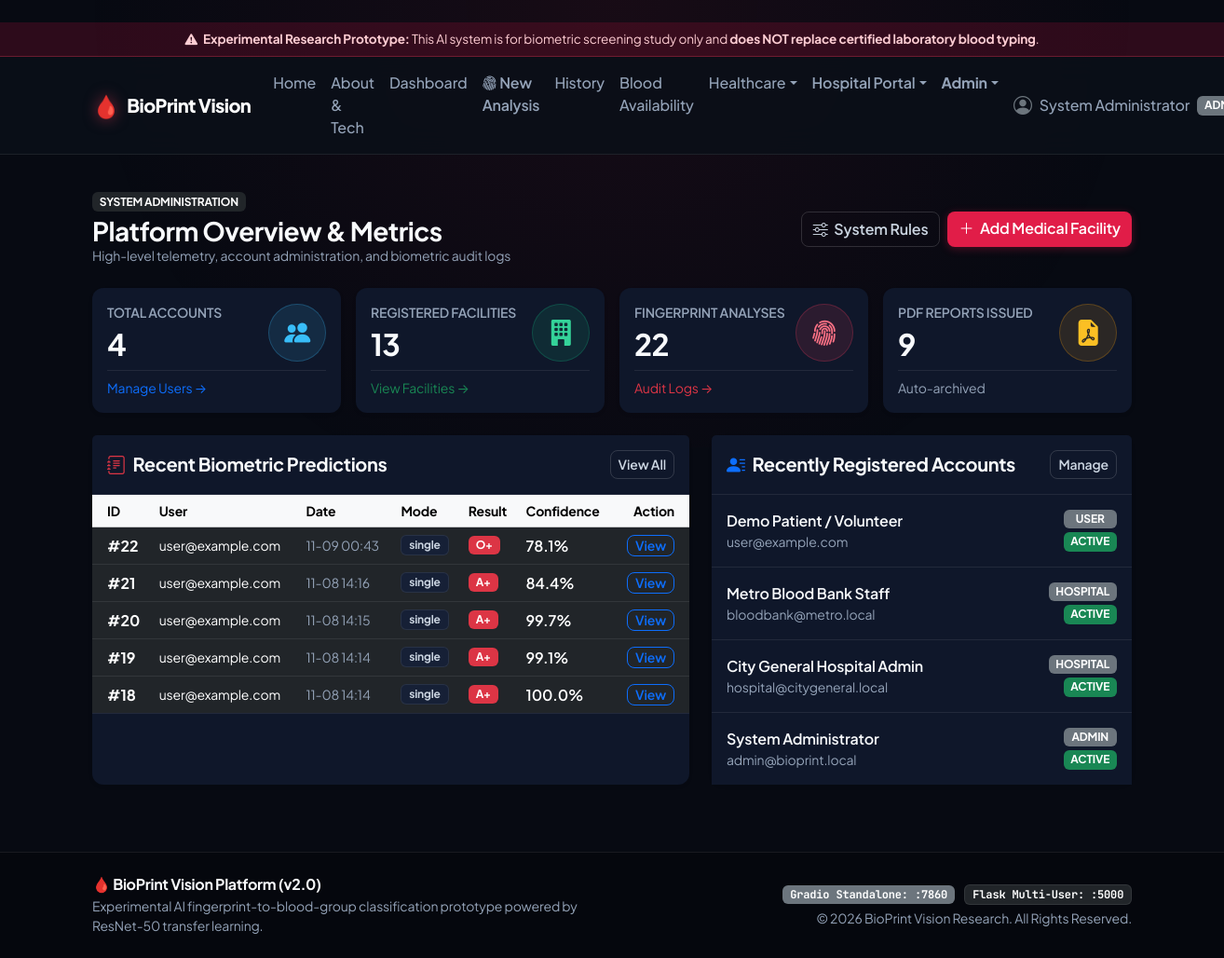
The app's page /admin/dashboard (signed in), older data.
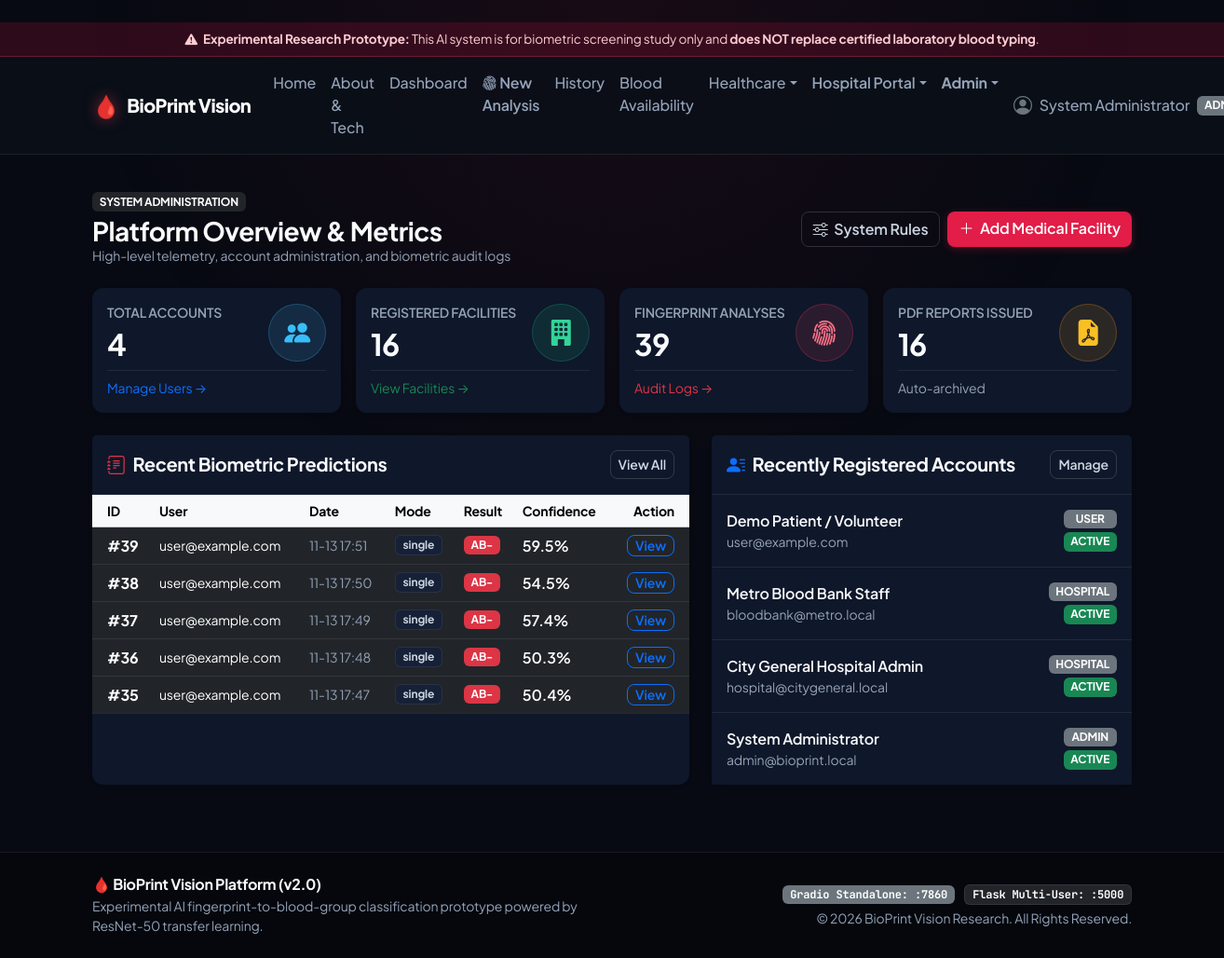
The same page, newer data.
### database/models.py (models this page shows, shortened)
class Analysis(db.Model):
    __tablename__ = "analyses"
    id = db.Column(db.Integer, primary_key=True, autoincrement=True)
    user_id = db.Column(db.Integer, db.ForeignKey("users.id", ondelete="CASCADE"), nullable=False, index=True)
    final_blood_group = db.Column(db.String(10), nullable=False, index=True)
    final_confidence = db.Column(db.Float, nullable=False)
    fingerprints_detected = db.Column(db.Integer, nullable=False, default=1)
    fingerprints_analyzed = db.Column(db.Integer, nullable=False, default=1)
    fingerprints_excluded = db.Column(db.Integer, nullable=False, default=0)
    agreement_percentage = db.Column(db.Float, nullable=False, default=100.0)
    mode = db.Column(db.String(20), nullable=False, default="single")  # single, multiple
    image_path = db.Column(db.String(255), nullable=True)
    annotated_image_path = db.Column(db.String(255), nullable=True)
    notes = db.Column(db.Text, nullable=True)
    created_at = db.Column(db.DateTime, nullable=False, default=datetime.utcnow, index=True)
    fingerprints = db.relationship("FingerprintResult", backref="analysis", lazy=True, cascade="all, delete-orphan")
    reports = db.relationship("Report", backref="analysis", lazy=True, cascade="all, delete-orphan")

class User(db.Model):
    __tablename__ = "users"
    id = db.Column(db.Integer, primary_key=True, autoincrement=True)
    name = db.Column(db.String(120), nullable=False)
    email = db.Column(db.String(150), unique=True, nullable=False, index=True)
    password_hash = db.Column(db.String(255), nullable=False)
    role = db.Column(db.String(20), nullable=False, default="USER", index=True)  # USER, HOSPITAL, ADMIN
    status = db.Column(db.String(20), nullable=False, default="ACTIVE")          # ACTIVE, INACTIVE, SUSPENDED
    created_at = db.Column(db.DateTime, nullable=False, default=datetime.utcnow)
    updated_at = db.Column(db.DateTime, nullable=False, default=datetime.utcnow, onupdate=datetime.utcnow)
    analyses = db.relationship("Analysis", backref="user", lazy=True, cascade="all, delete-orphan")
    facilities = db.relationship("Facility", backref="owner", lazy=True)

### routes/admin.py (the view)
@admin_bp.route("/admin/dashboard")
@role_required("ADMIN")
def dashboard():
    stats = {
        "users_count": User.query.count(),
        "facilities_count": Facility.query.count(),
        "analyses_count": Analysis.query.count(),
        "reports_count": Report.query.count(),
    }
    recent_users = User.query.order_by(User.created_at.desc()).limit(5).all()
    recent_analyses = Analysis.query.order_by(Analysis.created_at.desc()).limit(5).all()
    return render_template(
        "admin/dashboard.html",
        stats=stats,
        recent_users=recent_users,
        recent_analyses=recent_analyses,
    )

### routes/auth.py (called while the page is built)
def get_current_user():
    user_id = session.get("user_id")
    if user_id:
        return db.session.get(User, user_id)
    return None

def role_required(*allowed_roles):
    def decorator(f):
        @wraps(f)
        def decorated_function(*args, **kwargs):
            if "user_id" not in session:
                flash("Please sign in to access this page.", "warning")
                return redirect(url_for("auth.login", next=request.path))
            user = get_current_user()
            if not user or user.role not in allowed_roles:
                flash("Access denied: You do not possess the required authorization for this area.", "danger")
                return redirect(url_for("main.dashboard"))
            return f(*args, **kwargs)
        return decorated_function
    return decorator

@auth_bp.before_app_request
def load_logged_in_user():
    g.user = get_current_user()

### templates/admin/dashboard.html (shortened to what the changed rows need)
﻿{% extends "base.html" %}
{% block content %}
<div class="container-fluid px-0">
    <div class="d-flex flex-wrap justify-content-between align-items-center mb-4 gap-2">
        <div>
            <h2 class="h3 fw-bold mb-0">Platform Overview & Metrics</h2>
        </div>
    </div>
    <div class="row g-3 mb-4">
        <div class="col-md-3">
            <div class="card border-0 shadow-sm p-3">
                <div class="d-flex justify-content-between align-items-center">
                    <div>
                        <h2 class="fw-bold text-dark mb-0 mt-1">{{ stats.users_count }}</h2>
                    </div>
                </div>
            </div>
        </div>
        <div class="col-md-3">
            <div class="card border-0 shadow-sm p-3">
                <div class="d-flex justify-content-between align-items-center">
                    <div>
                        <span class="text-muted small fw-semibold text-uppercase">Registered Facilities</span>
                        <h2 class="fw-bold text-dark mb-0 mt-1">{{ stats.facilities_count }}</h2>
                    </div>
                </div>
            </div>
        </div>
        <div class="col-md-3">
            <div class="card border-0 shadow-sm p-3">
                <div class="d-flex justify-content-between align-items-center">
                    <div>
                        <span class="text-muted small fw-semibold text-uppercase">Fingerprint Analyses</span>
                        <h2 class="fw-bold text-dark mb-0 mt-1">{{ stats.analyses_count }}</h2>
                    </div>
                </div>
            </div>
        </div>
        <div class="col-md-3">
            <div class="card border-0 shadow-sm p-3">
                <div class="d-flex justify-content-between align-items-center">
                    <div>
                        <span class="text-muted small fw-semibold text-uppercase">PDF Reports Issued</span>
                        <h2 class="fw-bold text-dark mb-0 mt-1">{{ stats.reports_count }}</h2>
                    </div>
                </div>
            </div>
        </div>
    </div>
    <div class="row g-4">
        <div class="col-lg-7">
            <div class="card border-0 shadow-sm h-100">
                <div class="card-body p-0">
                    <div class="table-responsive">
                        <table class="table table-hover align-middle mb-0">
                            <thead class="table-light small">
                                <tr>
                                    <th class="ps-3">ID</th>
                                    <th>User</th>
                                    <th>Date</th>
                                    <th>Mode</th>
                                    <th>Result</th>
                                    <th>Confidence</th>
                                    <th class="text-end pe-3">Action</th>
                                </tr>
                            </thead>
                            <tbody>
                                {% for a in recent_analyses %}
                                <tr>
                                    <td class="ps-3 fw-bold">#{{ a.id }}</td>
                                    <td class="small">{{ a.user.email if a.user else 'N/A' }}</td>
                                    <td class="small text-muted">{{ a.created_at.strftime('%m-%d %H:%M') }}</td>
                                    <td><span class="badge bg-light text-dark border">{{ a.mode }}</span></td>
                                    <td><span class="badge bg-danger">{{ a.final_blood_group }}</span></td>
                                    <td class="fw-semibold">{{ "%.1f"|format(a.final_confidence) }}%</td>
                                    <td class="text-end pe-3">
                                        <a href="{{ url_for('analysis.view_analysis', analysis_id=a.id) }}" class="btn btn-sm btn-outline-primary py-0">View</a>
                                    </td>
                                </tr>
                                {% else %}
                                <tr><td colspan="7" class="text-center py-4 text-muted">No analyses recorded yet.</td></tr>
                                {% endfor %}
                            </tbody>
                        </table>
                    </div>
                </div>
            </div>
        </div>
        <div class="col-lg-5">
            <div class="card border-0 shadow-sm h-100">
                <div class="card-body p-0">
                    <ul class="list-group list-group-flush">
                        {% for u in recent_users %}
                        <li class="list-group-item d-flex justify-content-between align-items-center p-3">
                            <div>
                                <div class="fw-semibold text-dark">{{ u.name }}</div>
                                <div class="text-muted small">{{ u.email }}</div>
                            </div>
                            <div class="text-end">
                                <span class="badge bg-secondary mb-1 d-block">{{ u.role }}</span>
                                <span class="badge bg-{{ u.status|badge_color }} small">{{ u.status }}</span>
                            </div>
                        </li>
                        {% else %}
                        <li class="list-group-item text-center py-4 text-muted">No users registered.</li>
                        {% endfor %}
                    </ul>
                </div>
            </div>
        </div>
    </div>
</div>
{% endblock %}

### templates/base.html (shortened to what the changed rows need)
<!DOCTYPE html>
<html lang="en" data-bs-theme="dark">
<head>
    <link href="https://cdn.jsdelivr.net/npm/bootstrap@5.3.3/dist/css/bootstrap.min.css" rel="stylesheet">
    <link href="https://cdn.jsdelivr.net/npm/bootstrap-icons@1.11.3/font/bootstrap-icons.min.css" rel="stylesheet">
</head>
<body>
    <nav class="navbar navbar-expand-lg navbar-dark sticky-top py-2">
        <div class="container position-relative">
            <div class="collapse navbar-collapse" id="navbarMain">
                <ul class="navbar-nav ms-auto mb-2 mb-lg-0 align-items-center">
                    {% if g.user %}
                    <li class="nav-item dropdown">
                        <a class="nav-link dropdown-toggle d-flex align-items-center" href="#" data-bs-toggle="dropdown">
                            <i class="bi bi-person-circle fs-5 me-2 text-secondary"></i>
                            <span>{{ g.user.name }}</span>
                            <span class="badge bg-secondary ms-2">{{ g.user.role }}</span>
                        </a>
                    </li>
                    {% endif %}
                </ul>
            </div>
        </div>
    </nav>
    <main class="container py-4 flex-grow-1 position-relative" style="z-index: 1;">
        {% block content %}{% endblock %}
    </main>
</body>
</html>

Row changes from the older to the newer data that the page shows:
no longer on this page (row unchanged): Analysis: id "22", user "user@example.com", created_at "11-09 00:43", mode "single", final_blood_group "O+", final_confidence "78.1"
no longer on this page (row unchanged): Analysis: id "21", user "user@example.com", created_at "11-08 14:16", mode "single", final_blood_group "A+", final_confidence "84.4"
no longer on this page (row unchanged): Analysis: id "20", user "user@example.com", created_at "11-08 14:15", mode "single", final_blood_group "A+", final_confidence "99.7"
no longer on this page (row unchanged): Analysis: id "19", user "user@example.com", created_at "11-08 14:14", mode "single", final_blood_group "A+", final_confidence "99.1"
no longer on this page (row unchanged): Analysis: id "18", user "user@example.com", created_at "11-08 14:14", mode "single", final_blood_group "A+", final_confidence "100.0"
added Analysis: id "39", user "user@example.com", created_at "11-13 17:51", mode "single", final_blood_group "AB-", final_confidence "59.5"
added Analysis: id "38", user "user@example.com", created_at "11-13 17:50", mode "single", final_blood_group "AB-", final_confidence "54.5"
added Analysis: id "37", user "user@example.com", created_at "11-13 17:49", mode "single", final_blood_group "AB-", final_confidence "57.4"
added Analysis: id "36", user "user@example.com", created_at "11-13 17:48", mode "single", final_blood_group "AB-", final_confidence "50.3"
added Analysis: id "35", user "user@example.com", created_at "11-13 17:47", mode "single", final_blood_group "AB-", final_confidence "50.4"
Text that changed along with them:
{{ stats.facilities_count }}: "13" → "16"
{{ stats.analyses_count }}: "22" → "39"
{{ stats.reports_count }}: "9" → "16"
